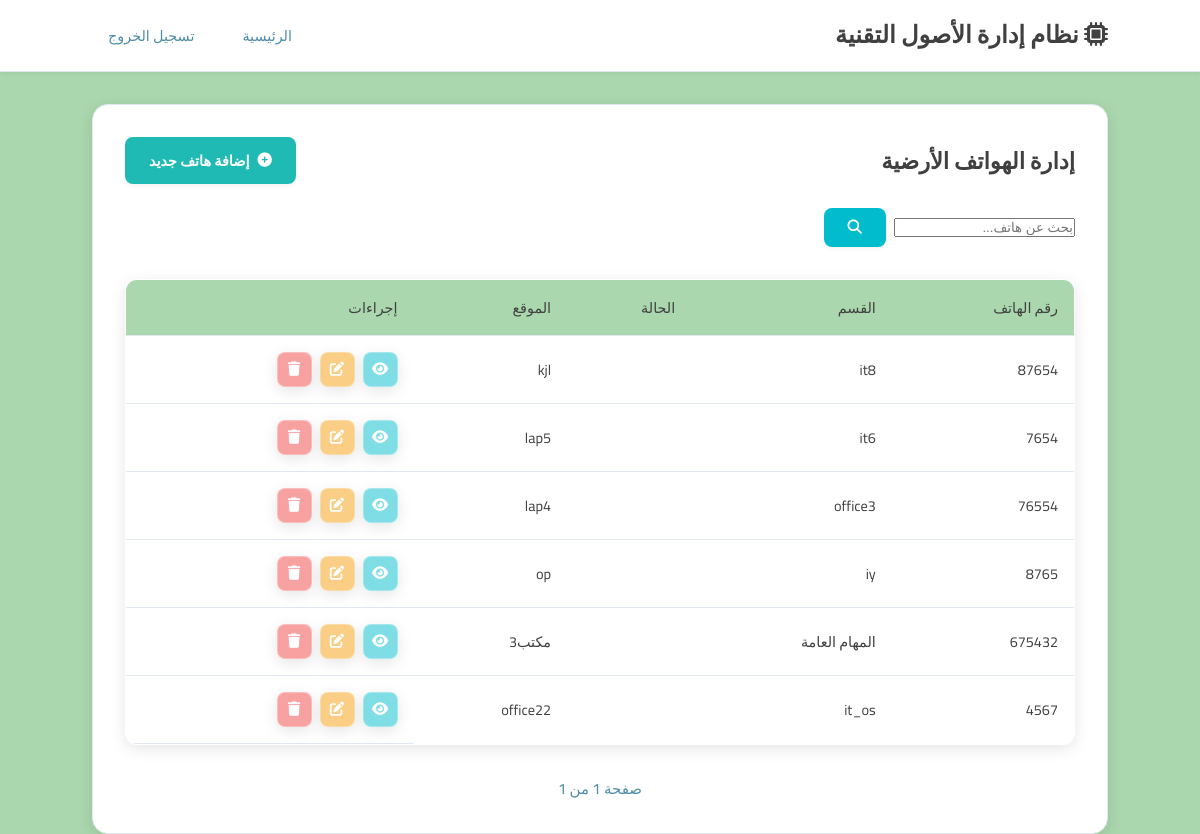
Screenshot of /landlines/index.php with the database file from the repository.
### tables this page shows
CREATE TABLE `landlines` (
  `id` int(11) NOT NULL,
  `phone_number` varchar(20) NOT NULL,
  `extension` varchar(10) DEFAULT NULL,
  `location` varchar(255) NOT NULL,
  `department` varchar(100) NOT NULL,
  `status` enum('نشط','غير متاح') NOT NULL DEFAULT 'نشط',
  `assigned_to` varchar(100) DEFAULT NULL,
  `notes` text DEFAULT NULL
);

### landlines/index.php (the view, shortened to what this page needs)
<?php
require_once "../config.php";
 $page = isset($_GET['page']) && is_numeric($_GET['page']) ? (int)$_GET['page'] : 1;
 $records_per_page = 10;
 $offset = ($page - 1) * $records_per_page;
 $search = isset($_GET['search']) ? trim($_GET['search']) : '';
 $search_condition = $search ? "WHERE phone_number LIKE '%$search%' OR department LIKE '%$search%' OR location LIKE '%$search%'" : "";
 $sql = "SELECT * FROM landlines $search_condition ORDER BY id DESC LIMIT ?, ?";
 $stmt = $conn->prepare($sql);
 $stmt->bind_param("ii", $offset, $records_per_page);
 $stmt->execute();
 $result = $stmt->get_result();
 $total_sql = "SELECT COUNT(*) as total FROM landlines $search_condition";
 $total_result = $conn->query($total_sql);
 $total_records = $total_result->fetch_assoc()['total'];
 $total_pages = ceil($total_records / $records_per_page);
?>
<!DOCTYPE html>
<html lang="ar" dir="rtl">
<head>
    <link rel="stylesheet" href="../style.css">
    <link rel="stylesheet" href="https://cdnjs.cloudflare.com/ajax/libs/font-awesome/6.4.0/css/all.min.css">
</head>
<body>
    <header class="main-header">
        <div class="container">
            <h1><i class="fas fa-microchip"></i> نظام إدارة الأصول التقنية</h1>
            <nav>
                <a href="../index.php">الرئيسية</a>
                <a href="../logout.php">تسجيل الخروج</a>
            </nav>
        </div>
    </header>
    <main class="container">
        <div class="form-container">
            <div class="actions-bar">
                <h2>إدارة الهواتف الأرضية</h2>
                <a href="add.php" class="btn" style="background-color: var(--success-color);">
                    <i class="fas fa-plus-circle"></i> إضافة هاتف جديد
                </a>
            </div>
            <form class="search-form" method="GET" action="index.php">
                <input type="text" name="search" placeholder="بحث عن هاتف..." value="<?php echo htmlspecialchars($search); ?>">
                <button type="submit" class="btn"><i class="fas fa-search"></i></button>
            </form>
            <table class="employees-table">
                <thead>
                    <tr>
                        <th>رقم الهاتف</th>
                        <th>القسم</th>
                        <th>الحالة</th>
                        <th>الموقع</th>
                        <th>إجراءات</th>
                    </tr>
                </thead>
                <tbody>
                    <?php if($result->num_rows > 0): ?>
                        <?php while($row = $result->fetch_assoc()): ?>
                            <tr>
                                <td><?php echo htmlspecialchars($row['phone_number']); ?></td>
                                <td><?php echo htmlspecialchars($row['department']); ?></td>
                                <td>
                                    <?php
                                    $status_class = '';
                                    $status_text = htmlspecialchars($row['status']);
                                    echo '<span class="status-badge ' . $status_class . '">' . $status_text . '</span>';
                                    ?>
                                </td>
                                <td><?php echo htmlspecialchars($row['location']); ?></td>
                                <td class="actions">
                                    <a href='view.php?id=<?php echo $row['id']; ?>' class='view' title='عرض'><i class='fas fa-eye'></i></a>
                                    <a href='edit.php?id=<?php echo $row['id']; ?>' class='edit' title='تعديل'><i class='fas fa-edit'></i></a>
                                    <a href='delete.php?id=<?php echo $row['id']; ?>' class='delete delete-link' title='حذف'><i class='fas fa-trash'></i></a>
                                </td>
                            </tr>
                        <?php endwhile; ?>
                    <?php else: ?>
                        <tr><td colspan='5'>لا توجد هواتف أرضية مسجلة</td></tr>
                    <?php endif; ?>
                </tbody>
            </table>
            <div class="pagination">
                <span class="page-info">صفحة <?php echo $page; ?> من <?php echo $total_pages; ?></span>
            </div>
        </div>
    </main>
</body>
</html>

### style.css (style rules this page uses)
:root { --bg-primary: #AAD7AD; --bg-secondary: #FFFFFF; --card-bg: rgba(255, 255, 255, 0.8); --card-border: #E2E8F0; --text-primary: #404040; --text-secondary: #4F8DA7; --accent-color: #00BCCC; --accent-hover: #1FBAB3; --success-color: #1FBAB3; --warning-color: #F59E0B; --danger-color: #EF4444; --shadow-light: rgba(0, 0, 0, 0.05); --shadow-medium: rgba(0, 0, 0, 0.1); --glow-color: rgba(0, 188, 204, 0.6); }
* { margin: 0; padding: 0; box-sizing: border-box; }
body { font-family: 'Cairo', sans-serif; font-size: 15px; background-color: var(--bg-primary); color: var(--text-primary); line-height: 1.6; }
.container { width: 90%; max-width: 1400px; margin: auto; padding: 0 2rem; }
.main-header { background-color: var(--bg-secondary); color: var(--text-primary); padding: 1rem 0; position: sticky; top: 0; z-index: 1000; border-bottom: 1px solid var(--card-border); box-shadow: 0 2px 4px var(--shadow-light); }
.main-header .container { display: flex; justify-content: space-between; align-items: center; }
.main-header h1 { font-size: 1.5rem; font-weight: 700; color: var(--text-primary); }
.main-header nav { display: flex; align-items: center; gap: 1rem; }
.main-header nav a { color: var(--text-secondary); text-decoration: none; font-size: 0.9rem; padding: 0.5rem 1rem; border-radius: 5px; transition: color 0.3s ease, background-color 0.3s ease, transform 0.2s ease, box-shadow 0.2s ease; }
.form-container { background: var(--bg-secondary); border: 1px solid var(--card-border); border-radius: 16px; padding: 2rem; box-shadow: 0 4px 15px var(--shadow-medium); margin-top: 2rem; }
.btn { display: inline-flex; align-items: center; gap: 0.5rem; background: var(--accent-color); color: #fff; padding: 0.75rem 1.5rem; border: none; border-radius: 8px; cursor: pointer; text-decoration: none; font-size: 0.9rem; font-family: 'Cairo', sans-serif; font-weight: 600; transition: all 0.3s ease; box-shadow: 0 2px 4px var(--shadow-light); position: relative; overflow: hidden; }
.btn::before { content: ''; position: absolute; top: 0; left: -100%; width: 100%; height: 100%; background: linear-gradient(90deg, transparent, rgba(255, 255, 255, 0.4), transparent); transition: left 0.5s ease; }
a { transition: all 0.3s ease, transform 0.2s ease, box-shadow 0.2s ease; }
.employees-table { width: 100%; margin-top: 2rem; border-collapse: collapse; background: var(--bg-secondary); border: 1px solid var(--card-border); border-radius: 12px; overflow: hidden; box-shadow: 0 4px 15px var(--shadow-medium); }
.employees-table th, .employees-table td { padding: 1rem; text-align: right; border-bottom: 1px solid var(--card-border); font-size: 0.9rem; }
.employees-table th { background: var(--bg-primary); color: var(--text-primary); font-weight: 500; }
.pagination { display: flex; justify-content: center; align-items: center; margin-top: 2rem; gap: 15px; }
.page-info { color: var(--text-secondary); font-weight: 500; }
.actions-bar { display: flex; justify-content: space-between; align-items: center; margin-bottom: 1.5rem; flex-wrap: wrap; gap: 1rem; }
.search-form { display: flex; align-items: center; }
.search-form input { margin-left: 0.5rem; }
.status-badge { display: inline-block; padding: 0.25rem 0.5rem; border-radius: 4px; font-size: 0.8rem; font-weight: 600; }
.actions { display: flex; gap: 0.5rem; }
.actions a { display: inline-flex; align-items: center; justify-content: center; width: 30px; height: 30px; border-radius: 50%; color: #fff; text-decoration: none; transition: all 0.3s ease; }
.actions .view { background-color: var(--accent-color); }
.actions .edit { background-color: var(--warning-color); }
.actions .delete { background-color: var(--danger-color); }
.actions a { display: inline-flex; align-items: center; justify-content: center; width: 35px; height: 35px; border-radius: 8px; color: #fff; text-decoration: none; font-size: 0.9rem; transition: all 0.3s ease; background: rgba(255, 255, 255, 0.15); backdrop-filter: blur(10px); -webkit-backdrop-filter: blur(10px); border: 1px solid rgba(255, 255, 255, 0.3); box-shadow: 0 4px 15px rgba(0, 0, 0, 0.1); }
.actions .view { background: rgba(0, 188, 204, 0.5); }
.actions .edit { background: rgba(245, 158, 11, 0.5); }
.actions .delete { background: rgba(239, 68, 68, 0.5); }

### rows the page displays
landlines: phone_number "87654", department "it8", location "kjl"
landlines: phone_number "7654", department "it6", location "lap5"
landlines: phone_number "76554", department "office3", location "lap4"
landlines: phone_number "8765", department "iy", location "op"
landlines: phone_number "675432", department "المهام العامة", location "مكتب3"
landlines: phone_number "4567", department "it_os", location "office22"

### other values shown
$total_pages "1"
